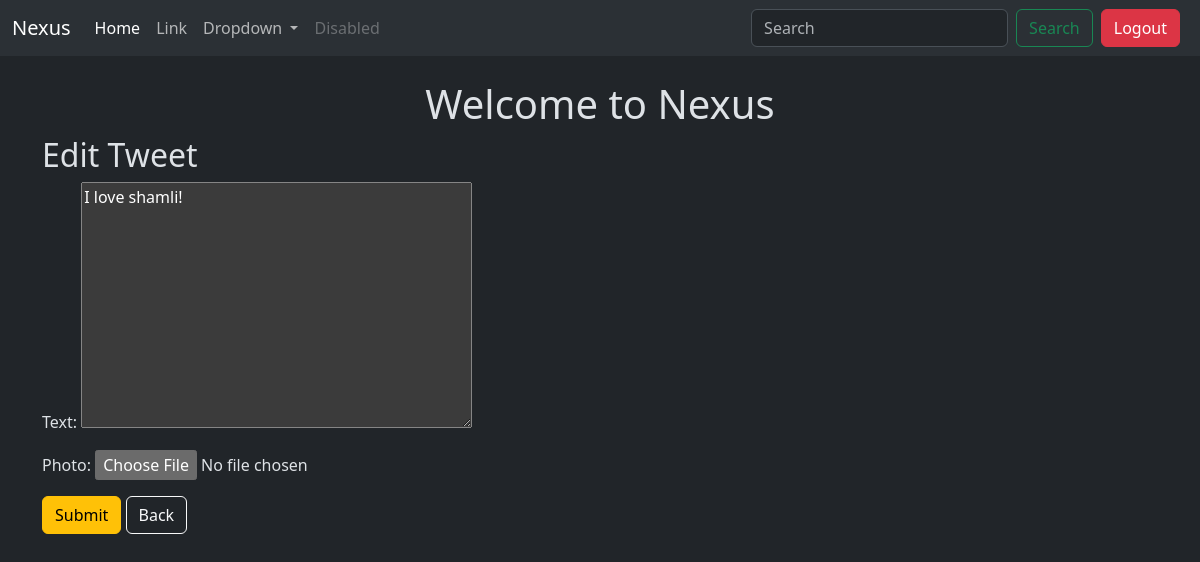
Before: /Nexus/25/edit/ (signed in) with the older database file.
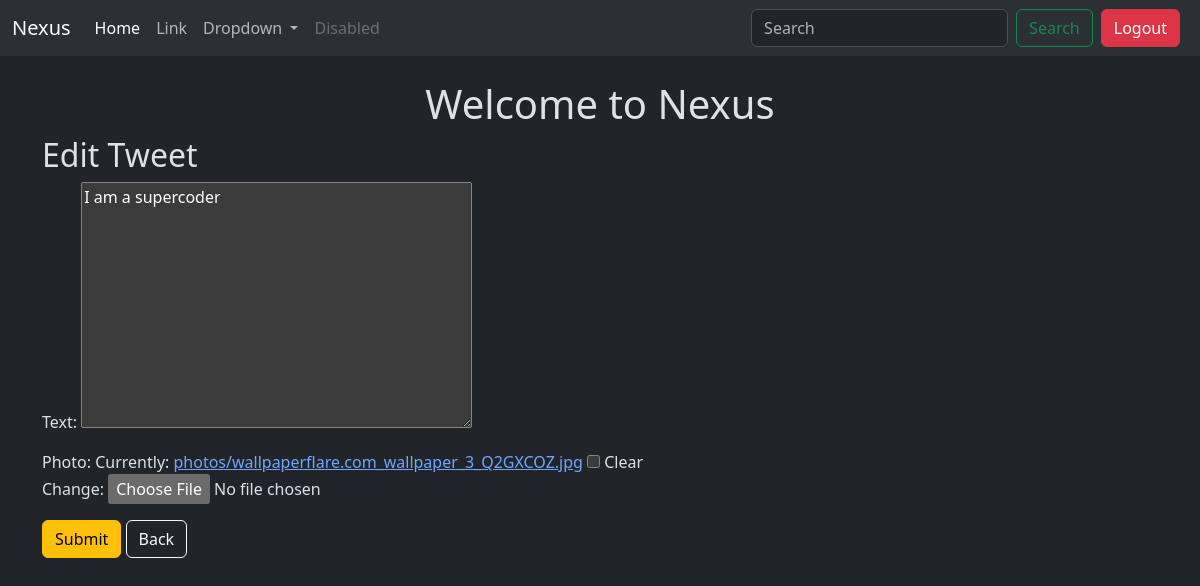
After: the same page with the newer database file.
### Nexus/models.py (models this page shows, shortened)
class Nexus(models.Model):
    user=models.ForeignKey(User, on_delete=models.CASCADE)
    text=models.TextField(max_length=240)
    photo=models.ImageField(upload_to='photos/',blank=True,null=True)
    created_at=models.DateTimeField(auto_now_add=True)
    updated_at=models.DateTimeField(auto_now=True)

### Nexus/views.py (the view)
# urls.py: path('<int:nex_id>/edit/',views.Nexus_edit,name='nexus_edit'),
@login_required
def Nexus_edit(request,nex_id):
    nexus=get_object_or_404(Nexus,pk=nex_id,user=request.user)
    if request.method=='POST':
        form=NexusForm(request.POST,request.FILES,instance=nexus)
        if form.is_valid():
           nexus=form.save(commit=False)
           nexus.user=request.user
           nexus.save()
           return redirect('Nexus:nexus_list')
    else:
        form=NexusForm(instance=nexus)
    return render(request,'Nexus/nexus_form.html',{'form':form})

### Nexus/forms.py
class NexusForm(forms.ModelForm):
    class Meta:
        model=Nexus
        fields=['text','photo']

### Nexus/templates/Nexus/nexus_form.html (shortened to what this page needs)
{% extends "layout.html" %}
{% block content %}
<h1 class="text-center mt-4">Welcome to Nexus</h1>
<h2>{% if form.instance.pk %}Edit Tweet {% else %} Create Tweet {% endif %}</h2>
<form  method="post" enctype = "multipart/form-data" class="form mb-4">
    {{ form.as_p }}
    <button class="btn btn-warning" type="submit">Submit</button>
</form>
<a href="{% url 'Nexus:nexus_list' %}"><button type="button" class="btn btn-outline-light">Back</button></a>
{% endblock %}

Changed rows visible on the page:
changed Nexus: text "I love shamli!" → "I am a supercoder"
Other visible differences:
form field as_p: (not shown) → "☐"
text no longer shown: "Text: Photo:"
text now shown: "Text: Photo: Currently: photos/wallpaperflare.com_wallpaper_3_Q2GXCOZ.jpg Clear Change:"
